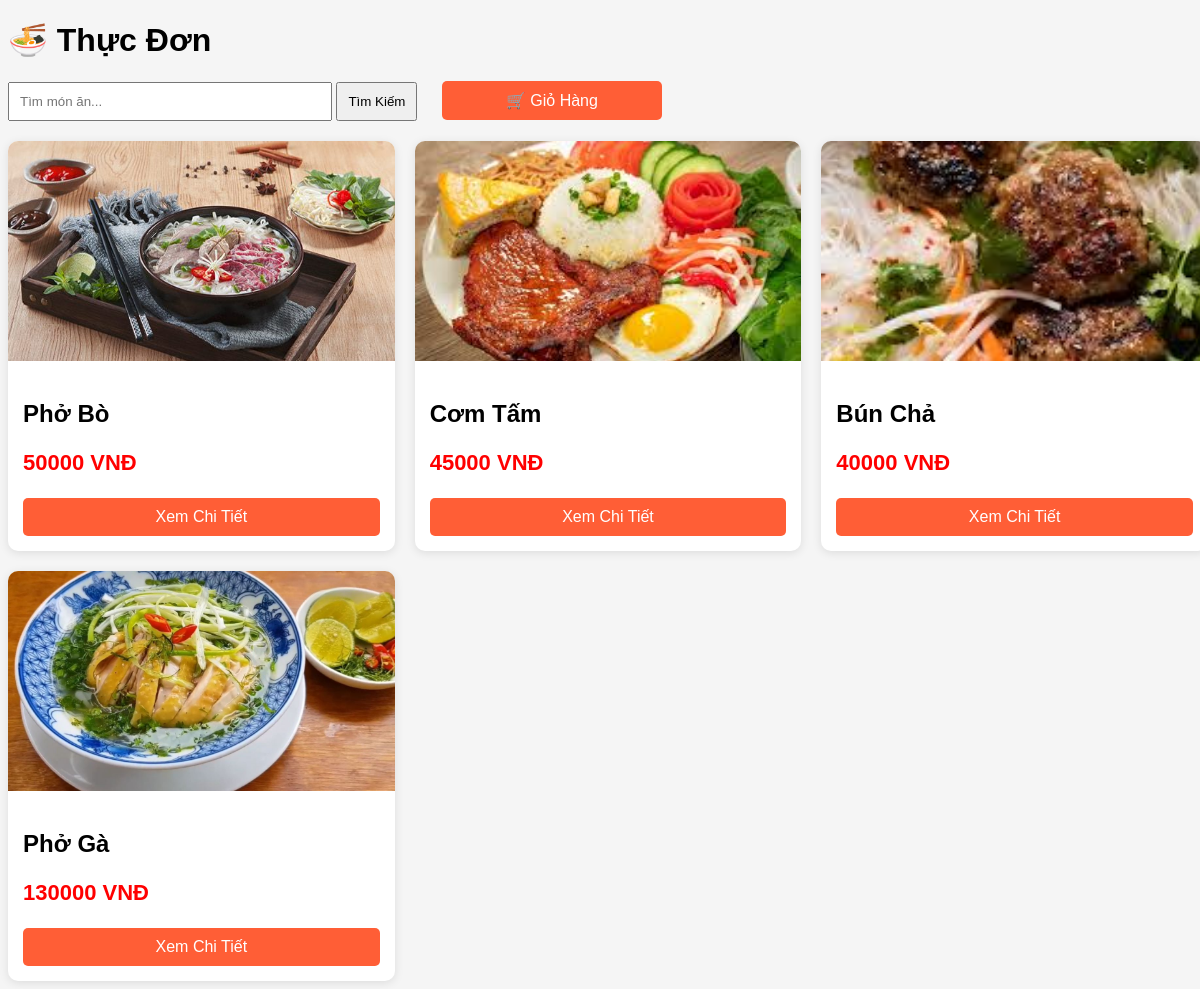
The app's page /customer/menu, older data.
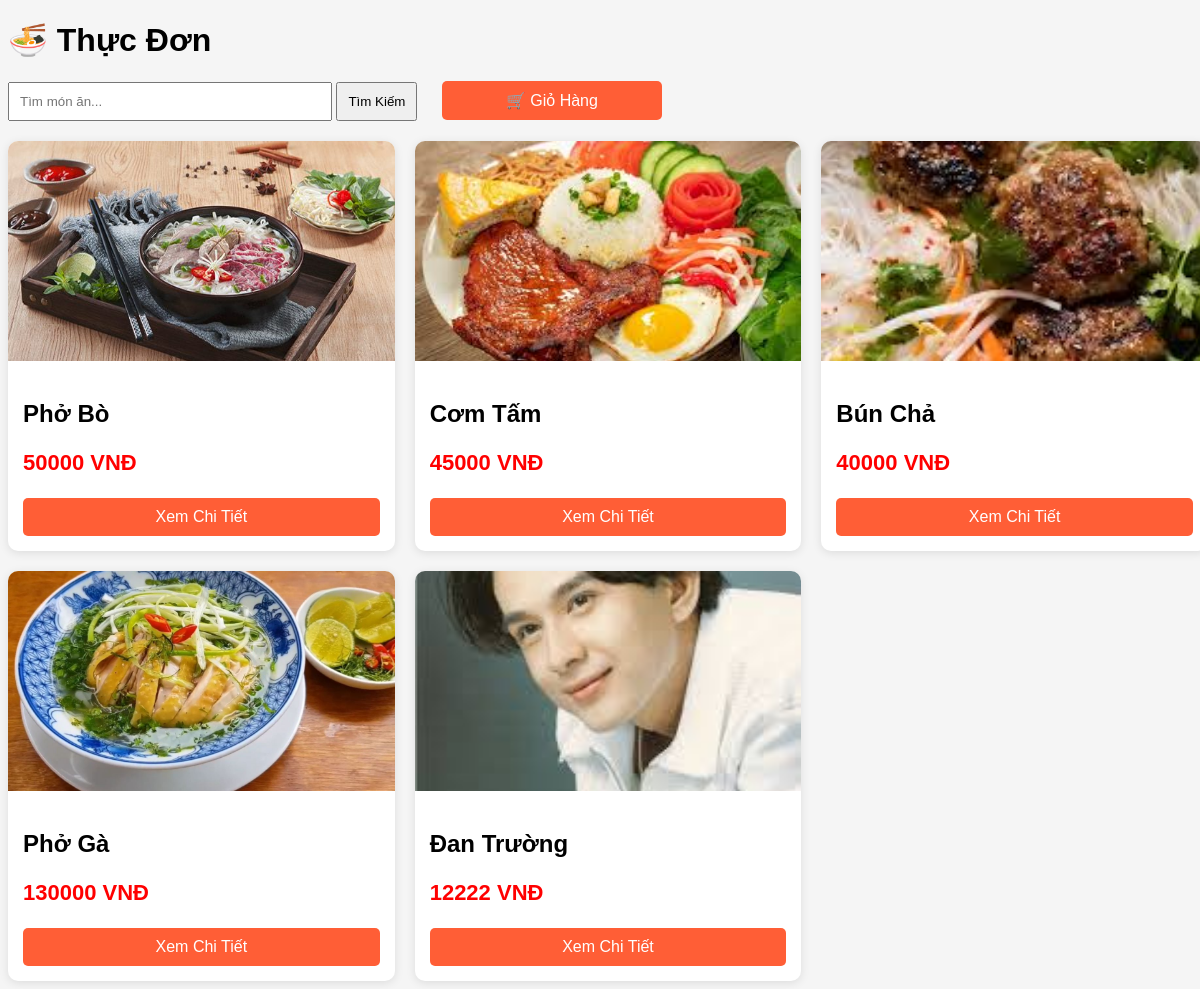
The same page, newer data.
### app.py (models this page shows)
class Food(db.Model):
    id = db.Column(db.Integer, primary_key=True)
    name = db.Column(db.String(100), nullable=False)
    description = db.Column(db.Text)
    price = db.Column(db.Integer)
    image = db.Column(db.String(255))
    chef_id = db.Column(db.Integer, db.ForeignKey('staff.id'))
    staff_ids = db.Column(db.String(255))

### app.py (the view)
@app.route('/customer/menu')
def customer_menu():
    foods = Food.query.all()
    return render_template('customer_menu.html', foods=foods)

### templates/customer_menu.html (shortened to what this page needs)
<!doctype html>
<html>
  <head>
  </head>
  <body>
    <div class="container">
      <h1>🍜 Thực Đơn</h1>
      <form action="/search" method="GET" style="margin-bottom: 20px">
        <input
          type="text"
          name="keyword"
          placeholder="Tìm món ăn..."
          style="padding: 10px; width: 300px"
        />
        <button type="submit" style="padding: 10px">Tìm Kiếm</button>
        <a
          href="/cart"
          class="btn"
          style="display: inline-block; width: 200px; margin-left: 20px"
        >
          🛒 Giỏ Hàng
        </a>
      </form>
      <div class="foods">
        {% for food in foods %}
        <div class="card">
          <img
            src="{{ url_for('static',
filename='food/' + food.image) }}"
          />
          <div class="card-body">
            <h2>{{ food.name }}</h2>
            <p class="price">{{ food.price }} VNĐ</p>
            <a class="btn" href="/food/{{ food.id }}"> Xem Chi Tiết </a>
          </div>
        </div>
        {% endfor %}
      </div>
    </div>
  </body>
</html>

### templates/customer_menu.html (style rules this page uses)
body { background: #f5f5f5; font-family: Arial; }
.container { width: 1200px; margin: auto; }
.foods { display: grid; grid-template-columns: repeat(3, minmax(0, 1fr)); gap: 20px; }
.card { background: white; border-radius: 10px; overflow: hidden; box-shadow: 0 2px 10px rgba(0, 0, 0, 0.1); }
.card img { width: 100%; height: 220px; object-fit: cover; }
.card-body { padding: 15px; }
.price { color: red; font-weight: bold; font-size: 22px; }
.btn { display: block; text-align: center; padding: 10px; background: #ff5e36; color: white; text-decoration: none; border-radius: 5px; }

Row changes from the older to the newer data that the page shows:
added Food: image (picture), name "Đan Trường", price "12222"
